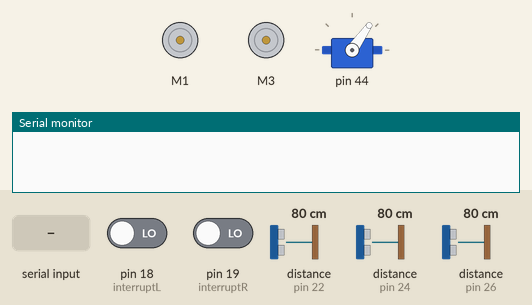
The sketch below on a simulated Arduino Mega 2560, built with avr-gcc and run on an emulated ATmega2560. On the bench: 2 × DC motor (green arrow = forward, orange = backward, longer = faster), servo, the last lines printed to the serial monitor. The inputs (shaded band) are chosen by the test bench; at power-on: distance to the obstacle (sensors on pin 22, pin 24, pin 26) 80 cm, pin 18 (interruptL) LOW, pin 19 (interruptR) LOW.

Above: at 1.2 s.
1.3 s: distance to the obstacle (sensor on pin 22) set to 6 cm
At 1.65 s:
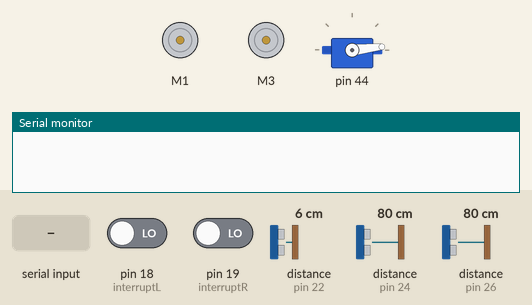
4.3 s: distance to the obstacle (sensor on pin 22) set to 3 cm
At 7.0 s:
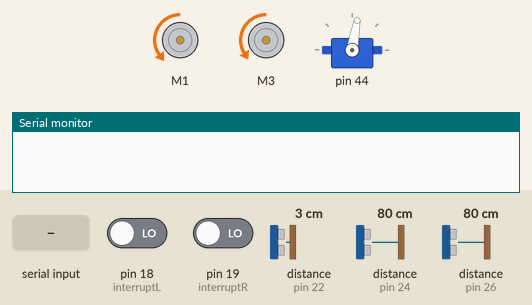
7.3 s: "b" received over Serial
At 8.3 s:
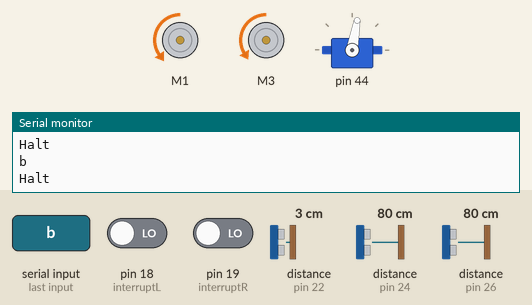
8.8 s: "w" received over Serial
10.3 s: "a" received over Serial
Timing chart, 0 to 12.9 s (numbered marks = the images above; inputs shaded):
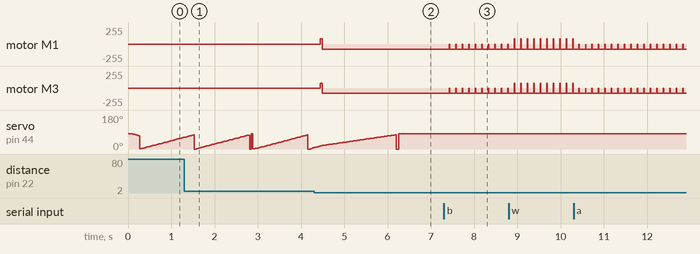

Measured:
- the behaviour switches between 5 and 4 cm on distance to the obstacle (sensor on pin 22) (found by bisection; images 1 and 2)
- after the input at 4.3 s, motor M1: stopped → backward 80/255 after 0.14 s; motor M3: stopped → backward 75/255 after 0.14 s
- after the input at 7.3 s, motor M1: alternates backward 80/255 for 0.14 s and stopped for 0.01 s, starting after 0.13 s; motor M3: alternates backward 75/255 for 0.14 s and stopped for 0.01 s, starting after 0.13 s

The sketch:

SolarMOmain.ino
```cpp
#include <Arduino_FreeRTOS.h>
#include <Tasks.h>
#include <PIDTask.h>

void TaskPing(void *pvParameters);
void TaskBotRandom(void *pvParameters);
void TaskGetSpeed(void *pvParameters);
void TaskPID(void *pvParameters);
void TaskSetSpeed(void *pvParameters);
void TaskLawn(void *pvParameters);
void TaskBluetooth(void *pvParameters);
void TaskServo(void *pvParameters);
void TaskUI(void *pvParameters);

void setup() {

xTaskCreate (
  TaskPing
    , (const portCHAR *) "Ping"
    , 128 //Stack size
    , NULL
    , 2 //Priority
    , NULL);
xTaskCreate (
  TaskUI
    , (const portCHAR *) "UI"
    , 128 //Stack size
    , NULL
    , 1 //Priority
    , NULL);

xTaskCreate (
  TaskBotRandom
    , (const portCHAR *) "Bot"
    , 128 //Stack size
    , NULL
    , 1 //Priority
    , NULL);

xTaskCreate (
  TaskServo
    , (const portCHAR *) "Servo"
    , 128 //Stack size
    , NULL
    , 1 //Priority
    , NULL);

xTaskCreate (
  TaskGetSpeed
    , (const portCHAR *) "Bot"
    , 128 //Stack size
    , NULL
    , 2 //Priority
    , NULL);

xTaskCreate (
  TaskPID
    , (const portCHAR *) "Bot"
    , 128 //Stack size
    , NULL
    , 2 //Priority
    , NULL);

xTaskCreate (
  TaskSetSpeed
    , (const portCHAR *) "Bot"
    , 128 //Stack size
    , NULL
    , 2 //Priority
    , NULL);

xTaskCreate (
  TaskLawn
    , (const portCHAR *) "Ping"
    , 128 //Stack size
    , NULL
    , 2 //Priority
    , NULL);

xTaskCreate (
  TaskBluetooth
    , (const portCHAR *) "Bluetoth"
    , 128 //Stack size
    , NULL
    , 2 //Priority
    , NULL);

}


void loop() {
}

void TaskPing(void *pvParameters) //This is a task
{
  (void) pvParameters;

  PING_Init();

  for (;;) {
    PING_Tick();
    vTaskDelay(1); //portTICK_PERIOD_MS
  }
}


void TaskBotRandom(void *pvParameters) //This is a task
{
  (void) pvParameters;

  rBOT_Init();

  for (;;) {
    rBOT_Tick();
    vTaskDelay(4); //portTICK_PERIOD_MS
  }
}


void TaskServo(void *pvParameters) //This is a task
{
  (void) pvParameters;

  Servo_Init();

  for (;;) {
    Servo_Tick();
    vTaskDelay(1); //portTICK_PERIOD_MS
  }
}

void TaskUI(void *pvParameters) //This is a task
{
  (void) pvParameters;

  UI_Init();

  for (;;) {
    UI_Tick();
    vTaskDelay(4); //portTICK_PERIOD_MS
  }
}

void TaskGetSpeed(void *pvParameters) //This is a task
{
  (void) pvParameters;

  getSpeed_Init();

  for (;;) {
    getSpeed_Tick();
    vTaskDelay(2); //portTICK_PERIOD_MS
  }
}

void TaskPID(void *pvParameters) //This is a task
{
  (void) pvParameters;

  PID_Init();

  for (;;) {
    PID_Tick();
    vTaskDelay(2); //portTICK_PERIOD_MS
  }
}

void TaskSetSpeed(void *pvParameters) //This is a task
{
  (void) pvParameters;

  setSpeed_Init();

  for (;;) {
    setSpeed_Tick();
    vTaskDelay(2); //portTICK_PERIOD_MS
  }

}

void TaskLawn(void *pvParameters) //This is a task
{
  (void) pvParameters;

  Lawn_Init();

  for (;;) {
    Lawn_Tick();
    vTaskDelay(4); //portTICK_PERIOD_MS
  }

}

void TaskBluetooth(void *pvParameters) //This is a task
{
  (void) pvParameters;

  Bluetooth_Init();

  for (;;) {
    Bluetooth_Tick();
    vTaskDelay(4); //portTICK_PERIOD_MS
  }

}
```

Encoders.h
```cpp
#ifndef Encoders_h
#define Encoders_h

#include <Arduino.h>

/*
 Header file for implementations of functions used by SolarMO's Encoders :)
*/

//encoder counters
extern volatile long rightTick;
extern volatile long leftTick;

volatile long rightTick = 0;
volatile long leftTick = 0;

//Right Encoder ISR
void rightEncoder() {
	rightTick++;
}

//Left Encoder ISR
void leftEncoder(){
	leftTick++;
}

#endif
```

Motors.h
```cpp
#ifndef Motors_h
#define Motors_h

#define RFULL_SPEED 75 //75
#define LFULL_SPEED 80 //82

#include <Arduino.h>
#include <Encoders.h>
#include <Adafruit_MotorShield.h>


/*
 Header file for implementations of functions used by SolarMO's Motors :)
*/

// Create the motor shield object with the default I2C address
extern Adafruit_MotorShield AFMS = Adafruit_MotorShield();

//Adafruit_MotorShield AFMS = Adafruit_MotorShield;

// Select which 'port' M1, M2, M3 or M4. In this case, M1
extern Adafruit_DCMotor *motor1 = AFMS.getMotor(1); //M1 (Left Motor)
extern Adafruit_DCMotor *motor2 = AFMS.getMotor(3); //M3 (Right Motor)
extern Adafruit_DCMotor *motor3 = AFMS.getMotor(4);

//Functions for movement(without encoders)
void forward() {
    motor1->run(FORWARD);
    motor2->run(FORWARD);
}

void reverse() {
    motor1->run(BACKWARD);
    motor2->run(BACKWARD);
}

void halt() {
    motor1->run(RELEASE);
    motor2->run(RELEASE);
}

void leftTurn() {
    motor1->run(BACKWARD);
    motor2->run(FORWARD);
}

void rightTurn() {
    motor1->run(FORWARD);
    motor2->run(BACKWARD);
}

void runBrush() {
    motor3->run(FORWARD);
}

//Functions for movement(with encoders)
void turnRightAmt(int tickAmt) {
    long prevTickR = rightTick;
    long prevTickL = leftTick;

    while(((rightTick - prevTickR) + (leftTick - prevTickL)) / 2 <= tickAmt) {
        rightTurn();
    }
    halt();
}

void turnLeftAmt(int tickAmt) {
    long prevTickR = rightTick;
    long prevTickL = leftTick;

    while(((rightTick - prevTickR) + (leftTick - prevTickL)) / 2 <= tickAmt) {
        leftTurn();
    }
    halt();
}

void reverseAmt(int tickAmt) {
    long prevTickR = rightTick;
    long prevTickL = leftTick;

    while(((rightTick - prevTickR) + (leftTick - prevTickL)) / 2 <= tickAmt) {
        reverse();
    }
    halt();

}

void fwdAmt(int tickAmt) {
    long prevTickR = rightTick;
    long prevTickL = leftTick;

    while(((rightTick - prevTickR) + (leftTick - prevTickL)) / 2 <= tickAmt) {
        forward();
    }
    halt();

}


#endif:
```

PIDTask.h
```cpp
#ifndef PIDTask_h
#define PIDTask_h

#include <Arduino.h>

int rSpeed = 0;
int lSpeed = 0;
int speedAdjustR = 0;
int speedAdjustL = 0;
int Kp = 10;

enum SpeedState{INIT_3, SAMPLE} Speed_State;
enum PIDState { INIT_4, PCONT } PID_State;
enum SETState { INIT_5, SET} SET_State;


void getSpeed_Init() {
    Speed_State = INIT_3;
}

void getSpeed_Tick() {
    static long rightVal = 0;
    static long leftVal = 0;
    //Actions
    switch(Speed_State) {
        case INIT_3:
            break;
        case SAMPLE:
            rSpeed = rightTick - rightVal;
            lSpeed = leftTick - leftVal;
            rightVal = rightTick;
            leftVal = leftTick;
            break;
        default:
            break;
    }

    //Transitions
    switch(Speed_State) {
        case INIT_3:
            if(flagLawn == 1)
                Speed_State = SAMPLE;
            else
                Speed_State = INIT_3;
            break;
        case SAMPLE:
            Speed_State = SAMPLE;
            break;
        default:
            break;
    }

}

void PID_Init() {
    //Serial.begin(9600);
    //attachInterrupt(digitalPinToInterrupt(interruptR), rightEncoder, CHANGE);
    //attachInterrupt(digitalPinToInterrupt(interruptL), leftEncoder, CHANGE);

    PID_State = INIT_4;
}

void PID_Tick() {
    static int error = 0;
    //Actions
    switch(PID_State) {
        case INIT_4:
            break;
        case PCONT:
            if (lSpeed < rSpeed) {
                Serial.println("Here");
                error = rSpeed - lSpeed;
                error = error * Kp;
                speedAdjustR = RFULL_SPEED - error;
                speedAdjustL = LFULL_SPEED;
            }
            else if (rSpeed < lSpeed) {
                error = lSpeed - rSpeed;
                error = error * Kp;
                speedAdjustL = LFULL_SPEED - error;
                speedAdjustR = RFULL_SPEED;
            }
            else {
                speedAdjustR = RFULL_SPEED;
                speedAdjustL = LFULL_SPEED;
            }
            break;
        default:
            break;
    }

    //Transitions
    switch(PID_State) {
        case INIT_4:
            if(flagLawn == 1)
                PID_State = PCONT;
            else
                PID_State = INIT_4;
            break;
        case PCONT:
            PID_State = PCONT;
            break;
        default:
            break;
    }
}

void setSpeed_Init() {
    //Serial.begin(9600);
    SET_State = INIT_5;
}

void setSpeed_Tick() {

    //Actions
    switch(SET_State) {
        case INIT_5:
            break;
        case SET:
            motor1->setSpeed(speedAdjustL);
            motor2->setSpeed(speedAdjustR);
            /*
            Serial.print("Right Speed:" );
            Serial.println(speedAdjustR);
            Serial.print("Left Speed:" );
            Serial.println(speedAdjustL);
             */
            break;
        default:
            break;
    }

    //Transitions
    switch(SET_State) {
        case INIT_5:
            if(flagLawn == 1)
                SET_State = SET;
            else
                SET_State = INIT_5;
            break;
        case SET:
            SET_State = SET;
            break;
        default:
            break;
    }
}


#endif
```

Source omitted: Tasks.h (18412 bytes)
